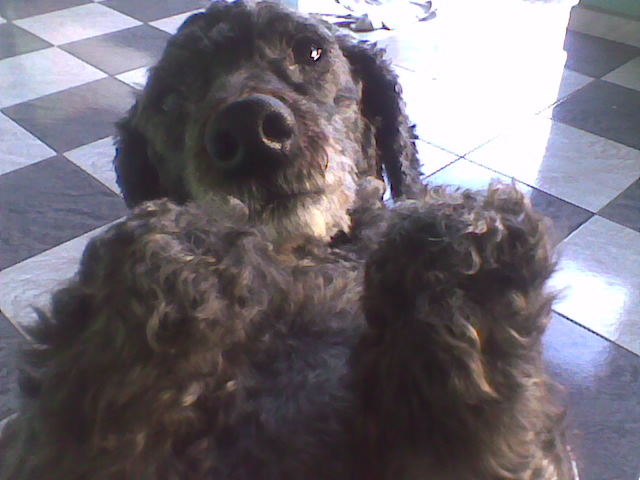
#> input picture 011 - Introdução ao NumPy/kily.jpg, 640 x 480 px
$ jupyter execute '011 - Introdução ao NumPy.ipynb'
#> lines starting #> are read from the running program, lines starting #| are printed output that depends on the picture
**Importando a biblioteca**

[cell 1]
import numpy as np
from PIL import Image

**Criando os primeiros arrays**

[cell 2]
# um vetor
a = np.array([1,2,3], dtype = 'int32')
print(a)

[cell 3]
# uma matriz
b = np.array([[9.0,8.0,7.0],[6.0,5.0,4.0]])
print(b)

[cell 4]
# Número de dimensões dos objetos
print(a.ndim)
print(b.ndim)

[cell 5]
# Formato dos objetos
print(a.shape)
print(b.shape)

[cell 6]
# Tipos dos objetos
print(a.dtype)
print(b.dtype)

[cell 7]
# Tamanhos dos objetos (multiplicação dos formatos em shape)
print(a.itemsize)
print(b.itemsize)

[cell 8]
# Espaço na memória
print(a.nbytes)
print(b.nbytes)

[cell 9]
# Número de elementos
print(a.size)
print(b.size)

**Criando arrays específicos**

[cell 10]
# matriz com apenas zeros
np.zeros((3, 3))

[cell 11]
# matriz com apenas uns
np.ones((3, 3))

[cell 12]
# matriz com números aleatórios entre 0 e 1
np.random.rand(4, 3)

[cell 13]
# matriz com números dentro de um intervalo [10 a 50) em passo de 2
np.arange(10, 50, 2).reshape(4, 5)

[cell 14]
# matriz com números dentro de um intervalo [10, 50], com N intervalos
np.linspace(10, 50, 20).reshape(4, 5)

[cell 15]
# matriz com um valor específico
np.full((3, 5), 3.14)

[cell 16]
# matriz com valores uniformes entre 0 e 1
np.random.random((3, 3))

[cell 17]
# matriz com valores amostrados de uma distribuição normal ~ N(média, desvio padrão)
np.random.normal(0, 1, (5, 5))

[cell 18]
# matriz identidade
np.eye(3)

**Indexação, acesso e mudança de elementos**

[cell 19]
a = np.array([[1,2,3,4,5,6,7], [8,9,10,11,12,13,14]])
print(a)

[cell 20]
# Elemento [linha, coluna]
a[1, 5]

[cell 21]
# Linha específica
a[0, :]

[cell 22]
# Coluna específica
a[:, 2]

[cell 23]
# [índice inicial: índice final: passo]
a[0, 1:-1:2]

[cell 24]
# mudando valor de um elemento
a[1, 5] = 20
print(a)

[cell 25]
# mudando valor de múltiplos elementos
a[:, 2] = [100, 200]
print(a)

[cell 26]
# array 3-D
b = np.array([[[1,2],[3,4]],[[5,6],[7,8]]])
print(b)

[cell 27]
# obtendo um elemento em um array 3-D
b[0,1,1]

**Reshape, concatenação e divisão de arrays**

[cell 28]
grid = np.arange(1, 10)
print(grid)

grid = grid.reshape((3, 3))
print(grid)

[cell 29]
x = np.array([1, 2, 3])

# vetor linha via reshape
print(x.reshape((1, 3)))

# vetor coluna via reshape
print(x.reshape((3, 1)))

[cell 30]
# concatenção de dois arrays
x = np.array([1, 2, 3])
y = np.array([3, 2, 1])
np.concatenate([x, y])

[cell 31]
z = [99, 99, 99]
print(np.concatenate([x, y, z]))

[cell 32]
grid = np.array([[1, 2, 3], [4, 5, 6]])

# concatenar a partir do primeiro eixo (axis = 0)
np.concatenate([grid, grid])

[cell 33]
# concatenar a partir do segundo eixo (axis = 1)
np.concatenate([grid, grid], axis = 1)

[cell 34]
# divisão de arrays
x = [1, 2, 3, 99, 99, 3, 2, 1]
x1, x2, x3 = np.split(x, [3, 5]) # divide no índice 3 e depois no 5
print(x1, x2, x3)

[cell 35]
grid = np.arange(16).reshape((4, 4))
print(grid)

upper, lower = np.vsplit(grid, [2]) # divide ao meio (row-wise)
print(upper)
print(lower)

[cell 36]
left, right = np.hsplit(grid, [2]) # divide ao meio (column-wise)
print(left)
print(right)

**Matemática**

[cell 37]
# operações aritméticas com escalares
x = np.arange(4)
print("x =", x)
print("x + 5 =", x + 5)
print("x - 5 =", x - 5)
print("x * 2 =", x * 2)
print("x / 2 =", x / 2)
print("x // 2 =", x // 2) # floor division
print("-x = ", -x)
print("x ** 2 = ", x ** 2)
print("x % 2 = ", x % 2)

[cell 38]
# operações entre vetores ou matrizes
array1 = np.array([1, 2, 3])
array2 = np.array([4, 5, 6])

matriz1 = np.random.randint(1, 10, size = (3, 3))
matriz2 = np.random.randint(1, 10, size = (3, 3))

print(matriz1)
print(matriz2)

[cell 39]
# adição de vetores
print(array1 + array2)
print(np.add(array1, array2))

[cell 40]
# subtração de vetores
print(array1 - array2)
print(np.subtract(array1, array2))

[cell 41]
# multiplicação de vetor por escalar
print(array1 * 3)
print(np.multiply(array1, 3))

[cell 42]
# multiplicação de vetores (element-wise)
print(array1 * array2)
print(np.multiply(array1, array2))

[cell 43]
# multiplicação (produto vetorial) = soma dos produtos vetoriais
print(np.sum(array1 * array2))
print(np.dot(array1, array2))

[cell 44]
# multiplicação cruzada (cross-product)
print(np.cross(array1, array2))

[cell 45]
# multiplicação matricial
print(matriz1 @ matriz2)
print(np.matmul(matriz1, matriz2))

[cell 46]
# divisão (element-wise)
print(array1 / array2)
print(np.divide(array1, array2))

[cell 47]
# módulo de um vetor (raiz quadrada da soma dos produtos do vetor por ele mesmo)
print(sum(array1 ** 2) ** 0.5)
print(np.linalg.norm(array1))

[cell 48]
# determinante de uma matriz
print(np.linalg.det(matriz1))
print(np.linalg.det(matriz2))

[cell 49]
# matriz inversa
print(np.linalg.inv(matriz1))
print(np.linalg.inv(matriz2))

[cell 50]
# multiplicando uma matriz pela sua inversa resulta em uma matriz identidade
print(np.matmul(matriz1, np.linalg.inv(matriz1)).round(3))

[cell 51]
# transposta de uma matriz
print(matriz1.T)
print(np.transpose(matriz1))

[cell 52]
# Funções trigonométricas
# Trigonometric functions
theta = np.linspace(0, np.pi, 3)
print("theta = ", theta)
print("sin(theta) = ", np.sin(theta))
print("cos(theta) = ", np.cos(theta))
print("tan(theta) = ", np.tan(theta))

x = [-1, 0, 1]
print("x = ", x)
print("arcsin(x) = ", np.arcsin(x))
print("arccos(x) = ", np.arccos(x))
print("arctan(x) = ", np.arctan(x))

[cell 53]
# Expoentes e logaritmos

x = [1, 2, 3]
print("x =", x)
print("e^x =", np.exp(x))
print("2^x =", np.exp2(x))
print("3^x =", np.power(3, x))

x = [1, 2, 4, 10]
print("x =", x)
print("ln(x) =", np.log(x))
print("log2(x) =", np.log2(x))
print("log10(x) =", np.log10(x))

[cell 54]
# Outer product
x = np.arange(1, 11)
np.multiply.outer(x, x)

[cell 55]
# álgebra linear
a = np.ones((2,3))
print(a)

b = np.full((3,2), 2)
print(b)

# produto de matrizes
np.matmul(a,b)

**Reference docs (https://docs.scipy.org/doc/numpy/reference/routines.linalg.html)**

* Determinant
* Trace
* Singular Vector Decomposition
* Eigenvalues
* Matrix Norm
* Inverse
* Etc...

[cell 56]
stats = np.array([[1,2,3],[4,5,6]])

# mínimo
print(np.min(stats))
print(np.max(stats, axis = 1)) # por linha
print(np.sum(stats, axis = 0)) # por por coluna

[cell 57]
L = np.random.random(100)
np.sum(L)

big_array = np.random.rand(1000000)
print(np.sum(big_array))
print(np.min(big_array), np.max(big_array))
print(big_array.min(), big_array.max(), big_array.sum()) # usando métodos do objeto, objeto.min(), ao invés de da classe, np.min()

M = np.random.random((3, 4))
print(M)
print(M.sum()) # some todo o array
print(M.min(axis = 0)) # 0 = ache o valor mínimo de cada coluna
print(M.max(axis = 1)) # 1 = ache o valor máximo de cada linha

[cell 58]
im = Image.open("kily.jpg")
#> im is the input picture: PIL image 640x480 RGB; mean R, G, B 113.3, 108, 116.2
display(im)

[cell 59]
# salvando os valores que representam a imagem do Kily em um array
array = np.array(im)
print(array.shape)
#| (480, 640, 3)
array

[cell 60]
# invertendo a imagem anterior
mask = np.full(array.shape, 255)
inverted = (array - mask) * (-1)
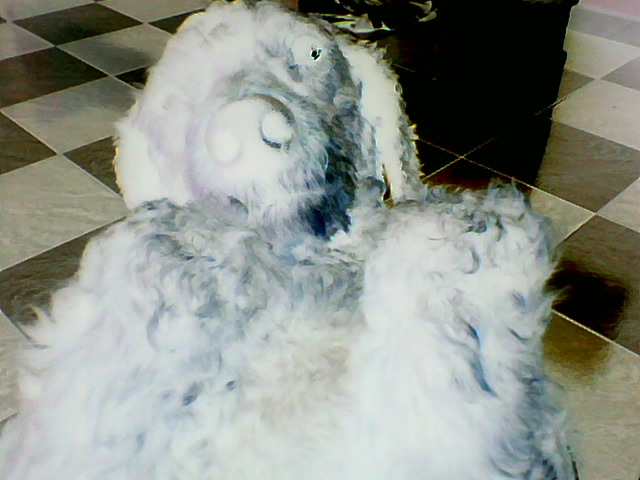
#> inverted: shape (480, 640, 3) int64; mean R, G, B 141.7, 147, 138.8

inverted = inverted.astype(np.uint8)
inverted
